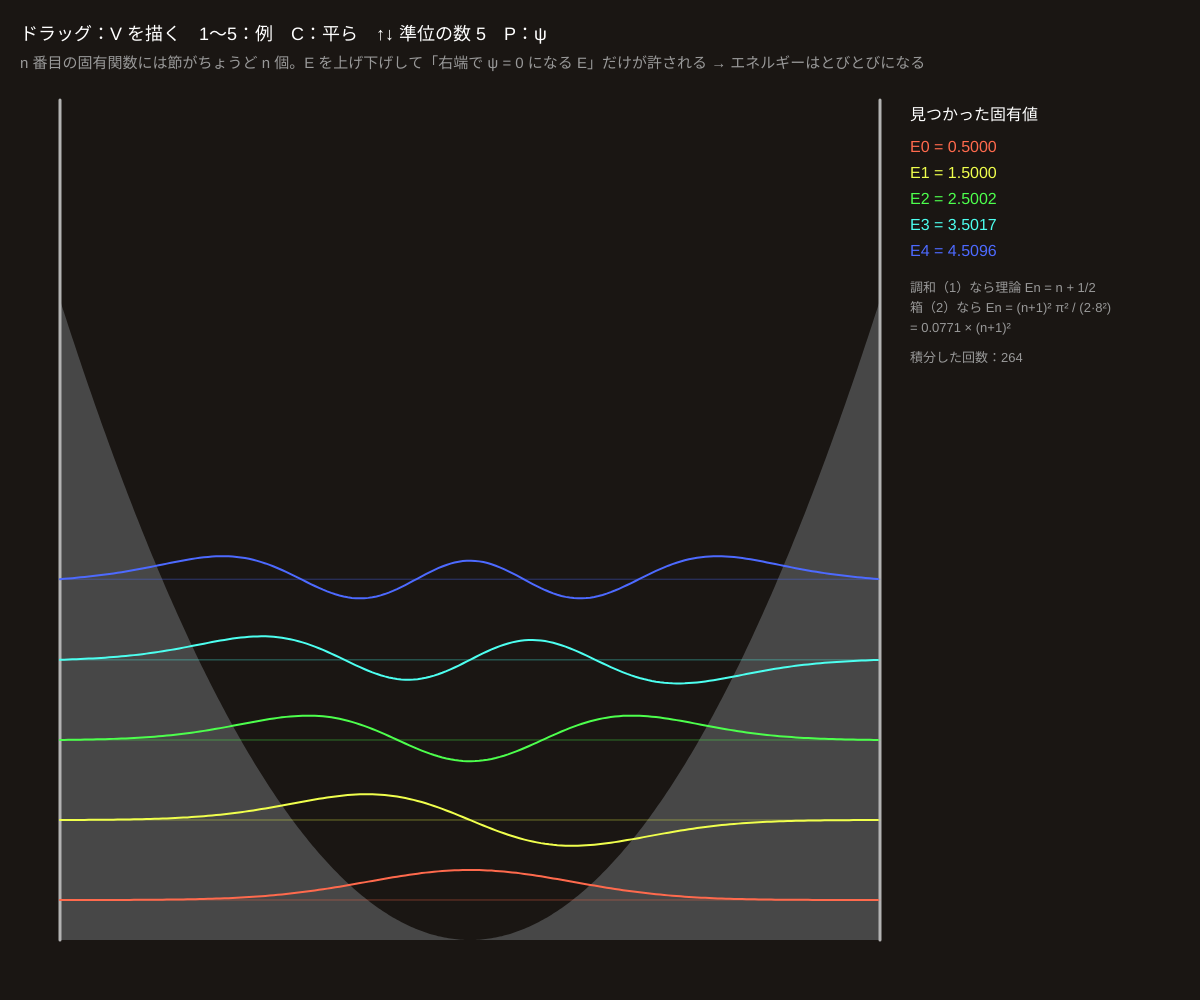
Frame 1 (no input)
Frame 60 (no input): identical to frame 1, image omitted
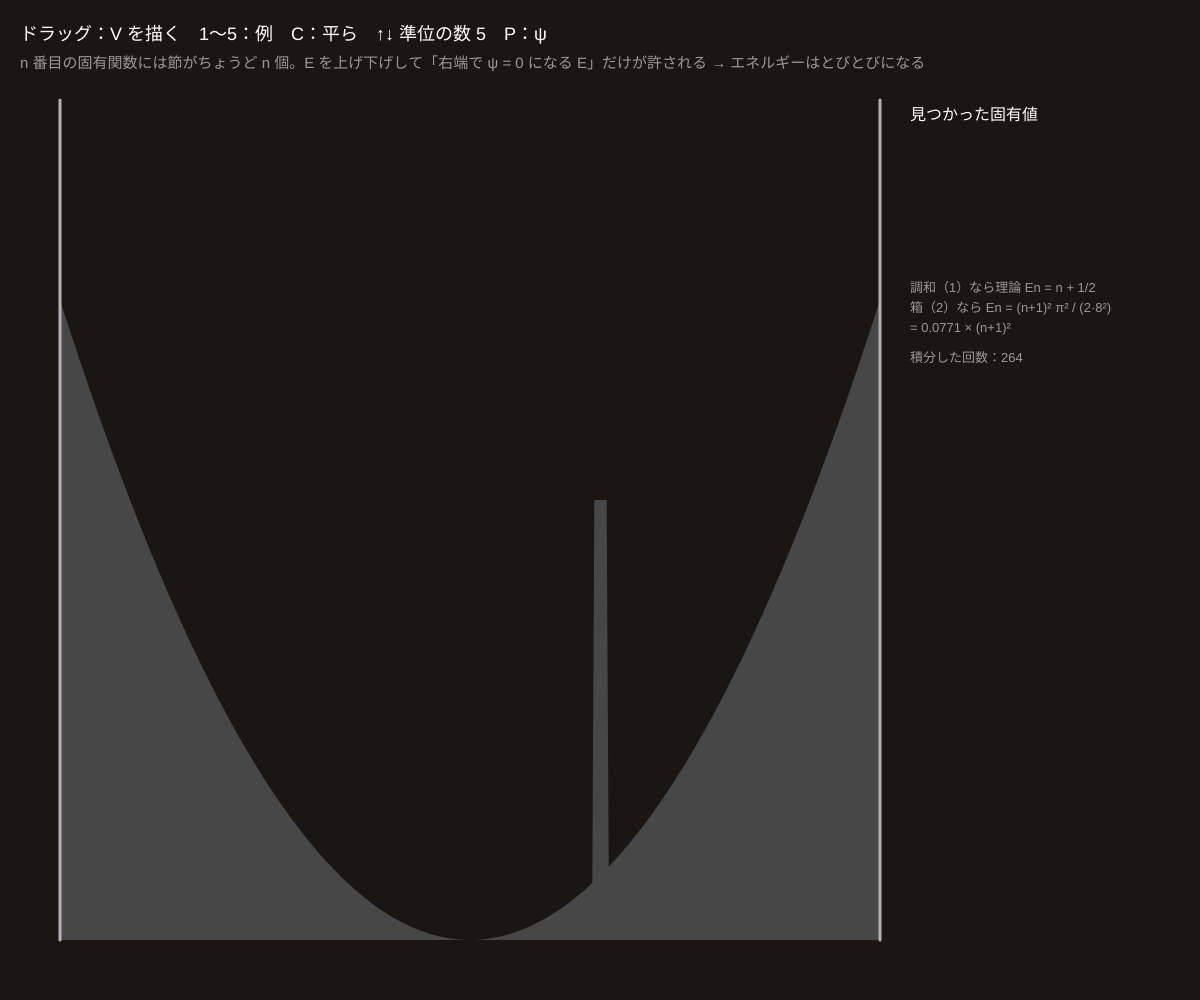
Frame 120 (the mouse pressed at the canvas centre since frame 60)

The p5.js sketch that drew these frames (run headless with seeded random() and noise() and a simulated clock; from frame 60 on, the mouse is pressed at the canvas centre):

// p5.js sketch
// ── sketch.js
// ============================================
// 07 固有値を数値で求める（シューティング法）
// 好きな V(x) をマウスで描くと、その中で許されるエネルギー（固有値）を探して ψn を描く
//   ψ'' = 2(V − E) ψ を左端から Numerov 法で積分 → 節（ψ = 0 の点）の数を数える → 二分法で E を絞りこむ
// ドラッグ = V(x) を描く / 1 = 調和 / 2 = 箱 / 3 = 二重井戸 / 4 = 周期的な山（結晶） / 5 = 斜面 / C = 平らに / ↑↓ = 求める準位の数 / P = ψ ⇔ |ψ|²
// ============================================

const N = 400;              // ★ 格子点の数
const XR = 4;               // x の範囲 −4 〜 4（両端は無限に高い壁）
const VMAX = 10;            // 描ける V の最大
let h = (2 * XR) / (N - 1);
let V = new Float64Array(N);
let levels = [];            // {E, psi}
let nLevels = 5;            // ★ 求める準位の数
let showProb = false;
let dirty = true, lastJ = -1;
let iters = 0;

function setup() {
  createCanvas(windowWidth, windowHeight);
  colorMode(HSB, 360, 100, 100, 100);
  preset(1);
}
function xAt(j) { return -XR + j * h; }

function preset(k) {
  for (let j = 0; j < N; j++) {
    let x = xAt(j), v = 0;
    if (k === 1) v = 0.5 * x * x;
    if (k === 3) v = 0.35 * sq(x * x - 4);
    if (k === 4) v = 3 * (1 - cos(PI * 2 * x)) / 2 + 0.02;
    if (k === 5) v = 1.2 * (x + XR);
    V[j] = min(v, VMAX);
  }
  dirty = true;
}

// ★ Numerov 法で左端（ψ = 0）から右端まで積分し、ψ と「符号が変わった回数」を返す
//   ψ(j+1) = [ (12 − 10 f(j)) ψ(j) − f(j−1) ψ(j−1) ] / f(j+1)、 f = 1 + h²/12 · 2(E − V)
function shoot(E, keep) {
  let psi = keep ? new Float64Array(N) : null;
  let f = (j) => 1 + (h * h / 12) * 2 * (E - V[j]);
  let p0 = 0, p1 = 1e-6, nodes = 0;
  if (keep) { psi[0] = p0; psi[1] = p1; }
  for (let j = 1; j < N - 1; j++) {
    let p2 = ((12 - 10 * f(j)) * p1 - f(j - 1) * p0) / f(j + 1);
    if ((p2 < 0 && p1 > 0) || (p2 > 0 && p1 < 0)) nodes++;
    if (abs(p2) > 1e12) {                      // 大きくなりすぎたら全体を縮める（形は同じ）
      p1 *= 1e-12; p2 *= 1e-12;
      if (keep) for (let i = 0; i <= j; i++) psi[i] *= 1e-12;
    }
    p0 = p1; p1 = p2;
    if (keep) psi[j + 1] = p2;
  }
  iters++;
  return { nodes, psi };
}

// ★ n 番目の固有値：右端までの符号変化の数 = E より下にある固有値の数（スツルムの定理）
//   その数が n 以下 → E は低すぎ、n+1 以上 → 高すぎ。二分法で 50 回
function findLevel(n) {
  let lo = Infinity;
  for (let j = 0; j < N; j++) lo = min(lo, V[j]);
  let hi = lo + 2;
  while (shoot(hi, false).nodes <= n && hi < 2000) hi = lo + (hi - lo) * 2;
  for (let it = 0; it < 50; it++) {
    let mid = (lo + hi) / 2;
    if (shoot(mid, false).nodes <= n) lo = mid; else hi = mid;
  }
  let E = (lo + hi) / 2, psi = shoot(E, true).psi;
  // 右の「入れない領域」（V > E）で |ψ| がまた大きくなる所は、E の誤差で指数関数的に伸びた分なので 0 にする
  let jt = N - 1;
  while (jt > 0 && V[jt] > E) jt--;
  let jm = N - 1, pm = Infinity;
  for (let j = jt; j < N; j++) if (abs(psi[j]) < pm) { pm = abs(psi[j]); jm = j; }
  for (let j = jm; j < N; j++) psi[j] = 0;
  // ψ を正規化（∫ψ² dx = 1）
  let s = 0;
  for (let j = 0; j < N; j++) s += psi[j] * psi[j] * h;
  for (let j = 0; j < N; j++) psi[j] /= sqrt(s);
  return { E, psi };
}

function solve() {
  iters = 0;
  levels = [];
  for (let n = 0; n < nLevels; n++) levels.push(findLevel(n));
  dirty = false;
}

function draw() {
  background(30, 25, 10);
  // マウスで V を描く（前の点との間も埋める）
  let left = 60, w = width - 380, base = height - 60, eU = (height - 200) / VMAX;
  if (mouseIsPressed && mouseY > 100 && mouseX > left && mouseX < left + w) {
    let j = constrain(round(((mouseX - left) / w) * (N - 1)), 0, N - 1);
    let v = constrain((base - mouseY) / eU, 0, VMAX);
    let a = lastJ < 0 ? j : lastJ;
    for (let k = min(a, j); k <= max(a, j); k++) V[k] = v;
    for (let k = max(0, j - 3); k <= min(N - 1, j + 3); k++) V[k] = v;
    lastJ = j; dirty = true;
  } else lastJ = -1;
  if (dirty && !mouseIsPressed) solve();

  let sx = (j) => left + (j / (N - 1)) * w;
  // V(x)
  noStroke(); fill(0, 0, 28);
  beginShape(); vertex(left, base);
  for (let j = 0; j < N; j++) vertex(sx(j), base - V[j] * eU);
  vertex(left + w, base); endShape(CLOSE);
  stroke(0, 0, 70); strokeWeight(3); line(left, base, left, 100); line(left + w, base, left + w, 100);
  // 準位と ψn
  if (!dirty) for (let n = 0; n < levels.length; n++) {
    let lv = levels[n], y = base - lv.E * eU;
    if (y < 90) continue;
    stroke(n * 55 + 10, 70, 100, 40); strokeWeight(1); line(left, y, left + w, y);
    noFill(); stroke(n * 55 + 10, 70, 100); strokeWeight(2);
    beginShape();
    for (let j = 0; j < N; j += 2) vertex(sx(j), y - (showProb ? lv.psi[j] * lv.psi[j] * 30 : lv.psi[j] * 40));
    endShape();
  }

  // 右：数値
  let rx = width - 290;
  noStroke(); fill(0, 0, 100); textSize(16); text('見つかった固有値', rx, 120);
  for (let n = 0; n < levels.length && !dirty; n++) {
    fill(n * 55 + 10, 70, 100); text('E' + n + ' = ' + nf(levels[n].E, 1, 4), rx, 152 + n * 26);
  }
  fill(0, 0, 60); textSize(13);
  text('調和（1）なら理論 En = n + 1/2', rx, 152 + nLevels * 26 + 10);
  text('箱（2）なら En = (n+1)² π² / (2·8²)', rx, 152 + nLevels * 26 + 30);
  text('= ' + nf(PI * PI / 128, 1, 4) + ' × (n+1)²', rx, 152 + nLevels * 26 + 50);
  text('積分した回数：' + iters, rx, 152 + nLevels * 26 + 80);

  fill(0, 0, 100); textSize(18);
  text('ドラッグ：V を描く　1〜5：例　C：平ら　↑↓ 準位の数 ' + nLevels + '　P：' + (showProb ? '|ψ|²' : 'ψ'), 20, 40);
  fill(0, 0, 60); textSize(15);
  text('n 番目の固有関数には節がちょうど n 個。E を上げ下げして「右端で ψ = 0 になる E」だけが許される → エネルギーはとびとびになる', 20, 68);
}

function keyPressed() {
  if (key >= '1' && key <= '5') preset(int(key));
  if (key === 'c' || key === 'C') preset(2);
  if (key === UP_ARROW) { nLevels = min(10, nLevels + 1); dirty = true; }
  if (key === DOWN_ARROW) { nLevels = max(1, nLevels - 1); dirty = true; }
  if (key === 'p' || key === 'P') showProb = !showProb;
}

// ---------- やってみよう ----------
// 1. 1（調和）で E0〜E4 が 0.5, 1.5, 2.5… になっているか確かめよう。ずれは N を増やすと小さくなる
// 2. 3（二重井戸）で E0 と E1 がほとんど同じ値になる。この差がトンネルの速さ（03 の 5、13 の 3）
// 3. 4（周期的な山）で準位を 10 にすると、近い準位がかたまって並ぶ = 結晶のエネルギーバンドのはじまり
// 4. 箱の真ん中に細い壁を描いて、壁を高くしていくと準位がどう 2 つずつ組になるか観察しよう
